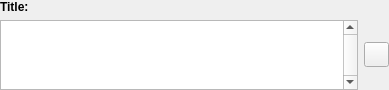
<?xml version="1.0" encoding="UTF-8"?>
<ui version="4.0">
 <class>CopyableTextEdit</class>
 <widget class="QWidget" name="CopyableTextEdit">
  <property name="geometry">
   <rect>
    <x>0</x>
    <y>0</y>
    <width>389</width>
    <height>70</height>
   </rect>
  </property>
  <property name="windowTitle">
   <string notr="true">Form</string>
  </property>
  <layout class="QVBoxLayout" name="verticalLayout">
   <property name="margin">
    <number>0</number>
   </property>
   <item>
    <widget class="QLabel" name="title">
     <property name="sizePolicy">
      <sizepolicy hsizetype="Preferred" vsizetype="Maximum">
       <horstretch>0</horstretch>
       <verstretch>0</verstretch>
      </sizepolicy>
     </property>
     <property name="font">
      <font>
       <weight>75</weight>
       <bold>true</bold>
      </font>
     </property>
     <property name="text">
      <string notr="true">Title:</string>
     </property>
    </widget>
   </item>
   <item>
    <layout class="QHBoxLayout" name="horizontalLayout">
     <item>
      <widget class="SelectableTextEdit" name="text">
       <property name="sizePolicy">
        <sizepolicy hsizetype="Expanding" vsizetype="Expanding">
         <horstretch>0</horstretch>
         <verstretch>0</verstretch>
        </sizepolicy>
       </property>
       <property name="maximumSize">
        <size>
         <width>16777215</width>
         <height>16777215</height>
        </size>
       </property>
       <property name="font">
        <font>
         <family>Arial</family>
         <pointsize>9</pointsize>
        </font>
       </property>
       <property name="verticalScrollBarPolicy">
        <enum>Qt::ScrollBarAlwaysOn</enum>
       </property>
       <property name="horizontalScrollBarPolicy">
        <enum>Qt::ScrollBarAlwaysOff</enum>
       </property>
       <property name="readOnly">
        <bool>true</bool>
       </property>
      </widget>
     </item>
     <item>
      <widget class="QPushButton" name="copy">
       <property name="minimumSize">
        <size>
         <width>25</width>
         <height>25</height>
        </size>
       </property>
       <property name="maximumSize">
        <size>
         <width>25</width>
         <height>25</height>
        </size>
       </property>
       <property name="toolTip">
        <string>Copy to clipboard</string>
       </property>
       <property name="text">
        <string/>
       </property>
       <property name="icon">
        <iconset resource="images_rc.qrc">
         <normaloff>:/images/images/copy.png</normaloff>:/images/images/copy.png</iconset>
       </property>
      </widget>
     </item>
    </layout>
   </item>
  </layout>
 </widget>
 <customwidgets>
  <customwidget>
   <class>SelectableTextEdit</class>
   <extends>QPlainTextEdit</extends>
   <header>selectabletextedit.h</header>
  </customwidget>
 </customwidgets>
 <resources>
  <include location="images_rc.qrc"/>
 </resources>
 <connections/>
 <slots>
  <slot>copy()</slot>
 </slots>
</ui>
